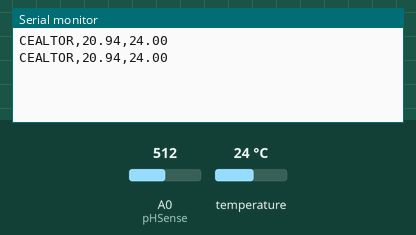
A sketch run on a simulated Arduino Uno, built with avr-gcc and run on an emulated ATmega328P. On the bench: the last lines printed to the serial monitor. The test bench sets the inputs (shaded band); at power-on: temperature 24 °C, A0 (pHSense) = 512.

Above: at 1.9 s.
2.0 s: temperature set to 12 °C
At 3.4 s:
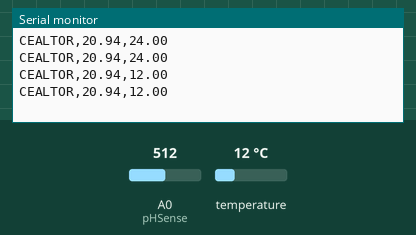
3.5 s: A0 (pHSense) set to 716
At 4.9 s:
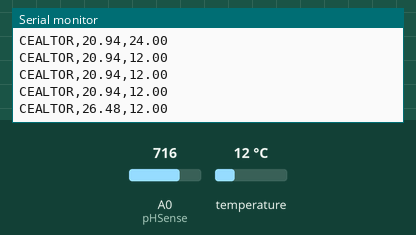
5.0 s: temperature set to 19 °C
At 6.4 s:
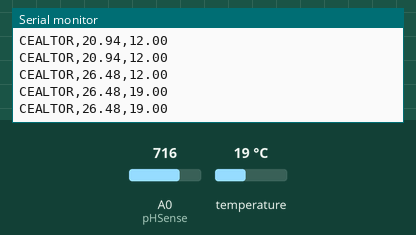
6.5 s: A0 (pHSense) set to 900
At 8.6 s:
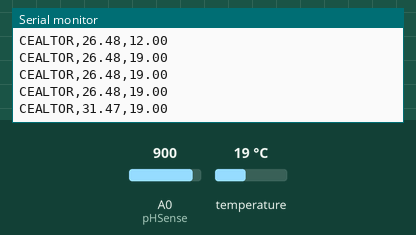
Timing chart, 0 to 9.0 s (numbered marks = the images above; inputs shaded):
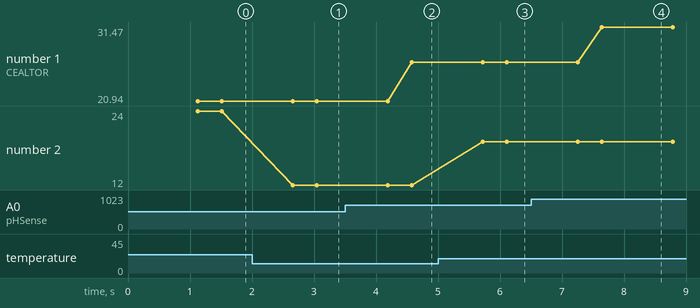

Measured:
- after the input at 2.0 s, the serial monitor: prints a new line after 0.66 s (image 1)
- after the input at 3.5 s, the serial monitor: prints a new line after 1.1 s (image 2)
- after the input at 5.0 s, the serial monitor: prints a new line after 0.72 s (image 3)
- after the input at 6.5 s, the serial monitor: prints a new line after 1.1 s (image 4)
- plotted number 1: 20.94 → 26.48 after the input at 3.5 s, 26.48 → 31.47 after the input at 6.5 s
- plotted number 2: 24 → 12 after the input at 2.0 s, 12 → 19 after the input at 5.0 s

The sketch:

Cealtor_Tx.ino
```cpp
#include <SoftwareSerial.h>
#include <OneWire.h>
#include <Arduino.h>
#include "Timer.h"

OneWire  ds(6);
SoftwareSerial mySerial(10, 11); // RX, TX
Timer kirimdata_timer;

int pHSense = A0;
int samples = 10;
float pH_cal;
float adc_resolution = 1024.0;
float nilaiph, nilaisuhu;

void setup() {
  Serial.begin(9600);
  while (!Serial) {
    ; // wait for serial port to connect. Needed for native USB port only
  }
  mySerial.begin(9600);
}

float ph (float voltage) {
  return 7 + ((voltage) / 0.18);
}

void loop() {
  ph();
  suhu();
  kirimdata();
//  if(kirimdata_timer.elapsed(1000)){
//    kirimdata();
//  }
}


void suhu() {
  byte i;
  byte present = 0;
  byte type_s;
  byte data[9];
  byte addr[8];
  float celsius;

  if ( !ds.search(addr)) {
    ds.reset_search();
    delay(250);
    return;
  }

  if (OneWire::crc8(addr, 7) != addr[7]) {
    Serial.println("CRC is not valid!");
    return;
  }

  // the first ROM byte indicates which chip
  switch (addr[0]) {
    case 0x10:
      type_s = 1;
      break;
    case 0x28:
      type_s = 0;
      break;
    case 0x22:
      type_s = 0;
      break;
    default:
      return;
  }

  ds.reset();
  ds.select(addr);
  ds.write(0x44, 1);        // start conversion, with parasite power on at the end

  delay(1000);     // maybe 750ms is enough, maybe not
  // we might do a ds.depower() here, but the reset will take care of it.

  present = ds.reset();
  ds.select(addr);
  ds.write(0xBE);         // Read Scratchpad
  for ( i = 0; i < 9; i++) {           // we need 9 bytes
    data[i] = ds.read();
  }
  int16_t raw = (data[1] << 8) | data[0];
  if (type_s) {
    raw = raw << 3; // 9 bit resolution default
    if (data[7] == 0x10) {
      // "count remain" gives full 12 bit resolution
      raw = (raw & 0xFFF0) + 12 - data[6];
    }
  } else {
    byte cfg = (data[4] & 0x60);
    // at lower res, the low bits are undefined, so let's zero them
    if (cfg == 0x00) raw = raw & ~7;  // 9 bit resolution, 93.75 ms
    else if (cfg == 0x20) raw = raw & ~3; // 10 bit res, 187.5 ms
    else if (cfg == 0x40) raw = raw & ~1; // 11 bit res, 375 ms
    //// default is 12 bit resolution, 750 ms conversion time
  }
  nilaisuhu = (float)raw / 16.0;
}


void ph() {
 int measurings=0;
    pH_cal = (analogRead(pHSense)+2.5);

    for (int i = 0; i < samples; i++)
    {
        measurings += pH_cal;
        delay(10);

    }

    float voltage = 5 / adc_resolution * measurings/samples;
    nilaiph = ph(voltage);
}

void kirimdata() {
  Serial.print("CEALTOR");
  Serial.print(",");
  Serial.print(nilaiph);
  Serial.print(",");
  Serial.println(nilaisuhu);
  mySerial.print("CEALTOR");
  mySerial.print(",");
  mySerial.print(nilaiph);
  mySerial.print(",");
  mySerial.println(nilaisuhu);
}
```

Timer.cpp
```cpp
#include "Timer.h"

Timer::Timer() {
  reset();
}

boolean Timer::elapsed(unsigned long milliseconds) {
  if (now() - last > milliseconds) {
    last = now();
    return true;
  }
  return false;
}

void Timer::reset() {
  start = millis();
  last = start;
}
```

Timer.h
```cpp
#ifndef __Timer_H_
#define __Timer_H_
#include <Arduino.h>

#define SEC_PER_MIN 60
#define SEC_PER__HOUR 3600

class Timer {

  private:
    unsigned long start;
    unsigned long last;

  public:
    Timer();
    unsigned long now() {
      return millis();
    }
    boolean elapsed (unsigned long milliseconds);
    void reset();
};

#endif
```
